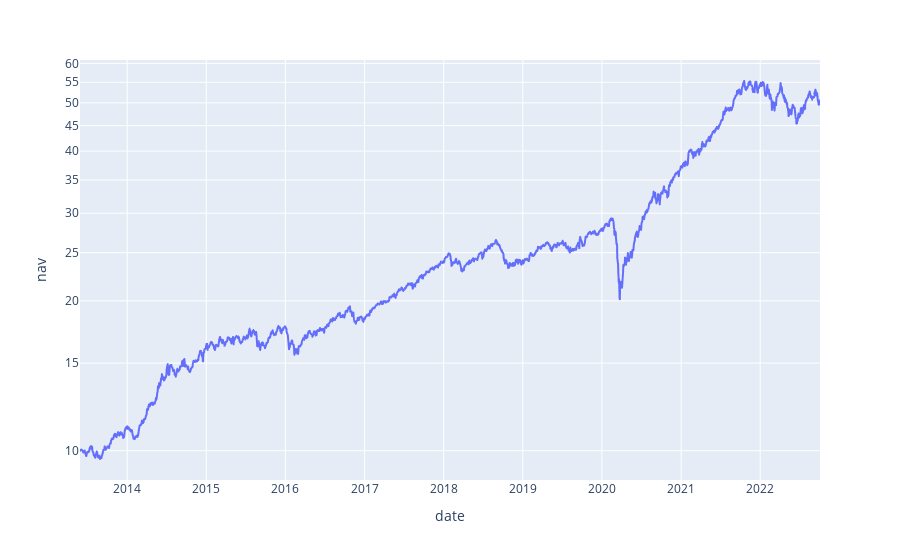

Here is the notebook cell this chart was saved with:
### Code cell
px.line(df_navs, x = 'date', y='nav', log_y=True)

### Figure 1 — Plotly figure (JSON) as saved in the notebook; plotly's stock layout.template omitted (floating-point values rounded to 4 significant figures; data arrays with more than 128 entries replaced by an {"elided": "..."} marker saying what was removed)
{"data": [{"hovertemplate": "date=%{x}<br>nav=%{y}<extra></extra>", "legendgroup": "", "line": {"color": "#636efa", "dash": "solid"}, "marker": {"symbol": "circle"}, "mode": "lines", "name": "", "showlegend": false, "type": "scattergl", "x": {"elided": "2303 str values"}, "xaxis": "x", "y": {"elided": "2303 str values"}, "yaxis": "y"}], "layout": {"legend": {"tracegroupgap": 0}, "margin": {"t": 60}, "xaxis": {"anchor": "y", "domain": [0, 1], "title": {"text": "date"}}, "yaxis": {"anchor": "x", "domain": [0, 1], "title": {"text": "nav"}, "type": "log"}}}
